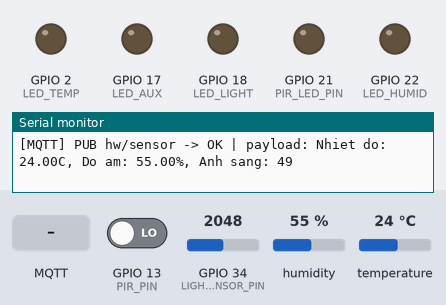
The program below on a simulated ESP32. On the bench: output pins drawn as LEDs (lit = HIGH), the last lines printed to the serial monitor. The inputs (shaded band) are chosen by the test bench; at power-on: GPIO 13 (PIR_PIN) LOW, GPIO 34 (LIGHT_SENSOR_PIN) = 2048, humidity 55 %, temperature 24 °C. WiFi joins after 1.5 s; servers stay silent unless stated; random numbers use the default seed unless the program sets one; no MQTT or app messages arrive unless stated.

Above: at 2.7 s.
2.8 s: MQTT message "ON" arrives on the first subscribed topic
At 3.8 s:
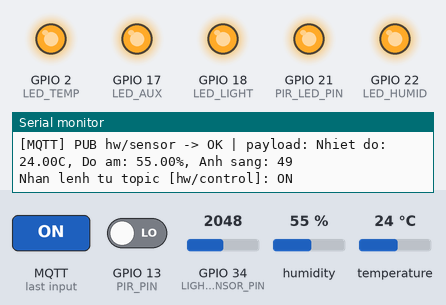
4.3 s: MQTT message "LED_TEMP:OFF" arrives on the first subscribed topic
At 5.1 s:
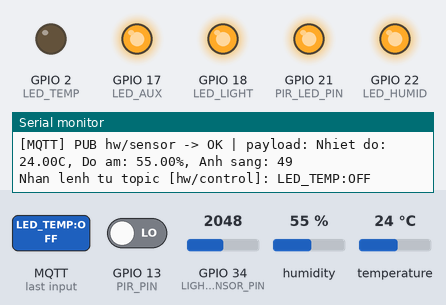
5.8 s: MQTT message "LED_HUMID:OFF" arrives on the first subscribed topic
At 6.2 s:
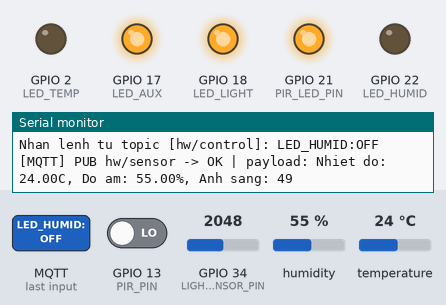
7.3 s: MQTT message "LED_TEMP:ON" arrives on the first subscribed topic
At 8.5 s:
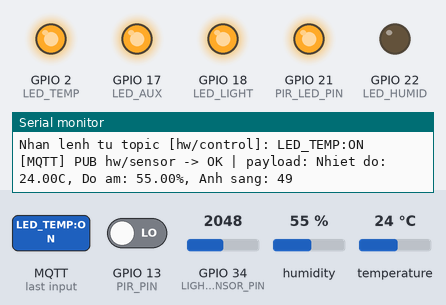
8.8 s: MQTT message "LED_LIGHT:OFF" arrives on the first subscribed topic
At 9.7 s:
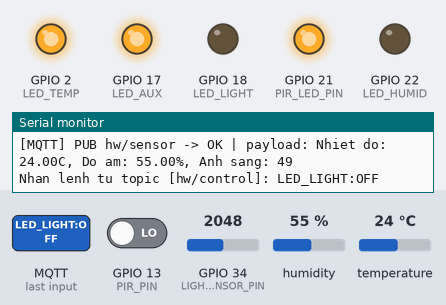
10.3 s: MQTT message "LED_HUMID:ON" arrives on the first subscribed topic
At 10.7 s:
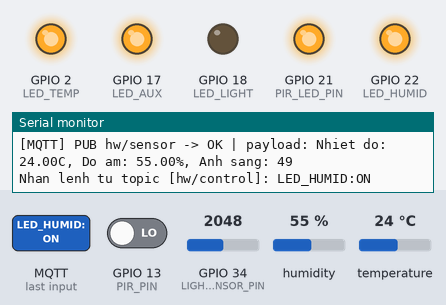
Timing chart, 0 to 12.8 s (numbered marks = the images above; inputs shaded):
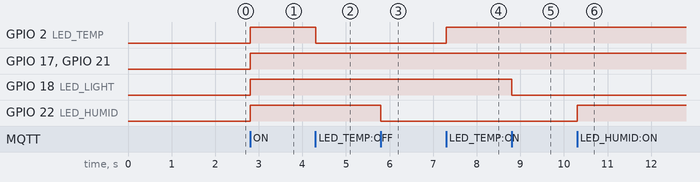

Measured:
- after the input at 2.8 s, GPIO 2 (LED_TEMP), GPIO 17 (LED_AUX), GPIO 18 (LED_LIGHT), GPIO 21 (PIR_LED_PIN), GPIO 22 (LED_HUMID): LOW → HIGH at once
- after the input at 4.3 s, GPIO 2 (LED_TEMP): HIGH → LOW at once
- after the input at 5.8 s, GPIO 22 (LED_HUMID): HIGH → LOW at once
- after the input at 7.3 s, GPIO 2 (LED_TEMP): LOW → HIGH at once
- after the input at 8.8 s, GPIO 18 (LED_LIGHT): HIGH → LOW at once
- after the input at 10.3 s, GPIO 22 (LED_HUMID): LOW → HIGH at once

The program:

main.cpp
```cpp
#include <Arduino.h>
#include "DHT.h"
#include <WiFi.h>
#include <PubSubClient.h>

// --- CẤU HÌNH WIFI & MQTT BROKER ---
const char* ssid = "Redmi K50G";
const char* password = "88888888";
const char* mqtt_server = "192.168.144.181";
const int mqtt_port = 8000;
const char* mqtt_user = "dinhvutrungduc";
const char* mqtt_pass = "123456";

// --- QUY HOẠCH TOPIC MQTT ---
const char* TOPIC_SENSOR = "hw/sensor";
const char* TOPIC_SENSOR_ERROR = "hw/sensor/error";
const char* TOPIC_CONTROL = "hw/control";
const char* TOPIC_FEEDBACK = "hw/feedback";

WiFiClient espClient;
PubSubClient client(espClient);

// Định nghĩa chân cảm biến & LED
#define DHTPIN 4
#define DHTTYPE DHT11
#define LIGHT_SENSOR_PIN 34
#define LED_TEMP 2
#define LED_HUMID 22
#define LED_LIGHT 18
#define LED_AUX 17
#define TEMP_THRESHOLD 30.0
#define HUMID_THRESHOLD 80.0
#define LIGHT_THRESHOLD_DARK 150
#define LIGHT_SAMPLES 10
#define PIR_PIN 13
#define PIR_LED_PIN 21
const int PIR_ACTIVE_LEVEL = HIGH;
const unsigned long PIR_DEBOUNCE_MS = 180;

unsigned long lastEnvRead = 0;
const unsigned long ENV_INTERVAL = 2000;
int lastMotionState = LOW;
int pirRawLast = LOW;
int pirStableState = LOW;
unsigned long pirLastEdgeAt = 0;

// Biến cờ riêng cho từng đèn: true = đang bị điều khiển thủ công qua MQTT
bool overrideTemp  = false;
bool overrideHumid = false;
bool overrideLight = false;
bool overridePir   = false;
bool overrideAux   = false;

DHT dht(DHTPIN, DHTTYPE);

int readLightAnalogAverage() {
  long sum = 0;
  for (int i = 0; i < LIGHT_SAMPLES; i++) {
    sum += analogRead(LIGHT_SENSOR_PIN);
    delay(5);
  }
  return (int)(sum / LIGHT_SAMPLES);
}

float adcToLux(int adcValue) {
  int invertedADC = 4095 - adcValue;
  float voltage = invertedADC * (3.3 / 4095.0);
  if (voltage <= 0.01) return 0;
  float resistance = (3.3 - voltage) * 10000 / voltage;
  float lux = 500 / (resistance / 1000);
  return lux;
}

void animWave() {
  int pins[] = {LED_TEMP, LED_LIGHT, PIR_LED_PIN, LED_HUMID, LED_AUX};
  for (int round = 0; round < 3; round++) {
    for (int i = 0; i < 5; i++) {       // Tiến
      digitalWrite(pins[i], HIGH);
      delay(120);
      digitalWrite(pins[i], LOW);
    }
    for (int i = 3; i >= 1; i--) {     // Lùi
      digitalWrite(pins[i], HIGH);
      delay(120);
      digitalWrite(pins[i], LOW);
    }
  }
}

void animPulse() {
  int pins[] = {LED_TEMP, LED_HUMID, LED_LIGHT, PIR_LED_PIN, LED_AUX};
  int delays[] = {350, 220, 110, 55, 55, 110, 220, 350};
  for (int d = 0; d < 8; d++) {
    for (int i = 0; i < 5; i++) digitalWrite(pins[i], HIGH);
    delay(delays[d]);
    for (int i = 0; i < 5; i++) digitalWrite(pins[i], LOW);
    delay(delays[d]);
  }
}

// Hàm khởi tạo WiFi
void setup_wifi() {
  delay(10);
  Serial.println();
  Serial.print("Dang ket noi den ");
  Serial.println(ssid);
  WiFi.begin(ssid, password);
  while (WiFi.status() != WL_CONNECTED) {
    delay(500);
    Serial.print(".");
  }
  Serial.println("\nWiFi da ket noi!");
  Serial.print("IP address: ");
  Serial.println(WiFi.localIP());
}

void ensure_wifi() {
  if (WiFi.status() == WL_CONNECTED) return;

  Serial.println("[WiFi] Mat ket noi, dang ket noi lai...");
  WiFi.disconnect();
  WiFi.begin(ssid, password);

  unsigned long start = millis();
  while (WiFi.status() != WL_CONNECTED && millis() - start < 15000) {
    delay(500);
    Serial.print(".");
  }
  Serial.println();

  if (WiFi.status() == WL_CONNECTED) {
    Serial.print("[WiFi] Da ket noi lai, IP: ");
    Serial.println(WiFi.localIP());
  } else {
    Serial.println("[WiFi] Ket noi lai that bai");
  }
}

bool publishWithLog(const char* topic, const char* payload) {
  bool ok = client.publish(topic, payload);
  Serial.print("[MQTT] PUB ");
  Serial.print(topic);
  Serial.print(" -> ");
  Serial.print(ok ? "OK" : "FAIL");
  Serial.print(" | payload: ");
  Serial.println(payload);
  if (!ok) {
    Serial.print("[MQTT] state=");
    Serial.println(client.state());
  }
  return ok;
}

int normalizePirState(int raw) {
  return raw == PIR_ACTIVE_LEVEL ? HIGH : LOW;
}

// Hàm nhận lệnh điều khiển từ MQTT (Callback)
void callback(char* topic, byte* payload, unsigned int length) {
  String message = "";
  for (int i = 0; i < length; i++) {
    message += (char)payload[i];
  }
  Serial.print("Nhan lenh tu topic [");
  Serial.print(topic);
  Serial.print("]: ");
  Serial.println(message);

  // Xử lý lệnh điều khiển đèn
  if (String(topic) == TOPIC_CONTROL) {

    // --- Bật/tắt TẤT CẢ ---
    if (message == "ON") {
      overrideTemp = overrideHumid = overrideLight = overridePir = overrideAux = true;
      digitalWrite(LED_TEMP,    HIGH);
      digitalWrite(LED_HUMID,   HIGH);
      digitalWrite(LED_LIGHT,   HIGH);
      digitalWrite(PIR_LED_PIN, HIGH);
      digitalWrite(LED_AUX, HIGH);
      client.publish(TOPIC_FEEDBACK, "HW-OK: Da BAT tat ca den");

    } else if (message == "OFF") {
      overrideTemp = overrideHumid = overrideLight = overridePir = overrideAux = false;
      digitalWrite(LED_TEMP,    LOW);
      digitalWrite(LED_HUMID,   LOW);
      digitalWrite(LED_LIGHT,   LOW);
      digitalWrite(PIR_LED_PIN, LOW);
      digitalWrite(LED_AUX, LOW);
      client.publish(TOPIC_FEEDBACK, "HW-OK: Da TAT het den, tro ve che do Tu Dong");

    // --- Điều khiển từng đèn ---
    } else if (message == "LED_TEMP:ON") {
      overrideTemp = true;
      digitalWrite(LED_TEMP, HIGH);
      client.publish(TOPIC_FEEDBACK, "HW-OK: BAT den nhiet do");

    } else if (message == "LED_TEMP:OFF") {
      overrideTemp = false;
      digitalWrite(LED_TEMP, LOW);
      client.publish(TOPIC_FEEDBACK, "HW-OK: TAT den nhiet do, tro ve Tu Dong");

    } else if (message == "LED_HUMID:ON") {
      overrideHumid = true;
      digitalWrite(LED_HUMID, HIGH);
      client.publish(TOPIC_FEEDBACK, "HW-OK: BAT den do am");

    } else if (message == "LED_HUMID:OFF") {
      overrideHumid = false;
      digitalWrite(LED_HUMID, LOW);
      client.publish(TOPIC_FEEDBACK, "HW-OK: TAT den do am, tro ve Tu Dong");

    } else if (message == "LED_LIGHT:ON") {
      overrideLight = true;
      digitalWrite(LED_LIGHT, HIGH);
      client.publish(TOPIC_FEEDBACK, "HW-OK: BAT den anh sang");

    } else if (message == "LED_LIGHT:OFF") {
      overrideLight = false;
      digitalWrite(LED_LIGHT, LOW);
      client.publish(TOPIC_FEEDBACK, "HW-OK: TAT den anh sang, tro ve Tu Dong");

    } else if (message == "PIR_LED:ON") {
      overridePir = true;
      digitalWrite(PIR_LED_PIN, HIGH);
      client.publish(TOPIC_FEEDBACK, "HW-OK: BAT den PIR");

    } else if (message == "PIR_LED:OFF") {
      overridePir = false;
      digitalWrite(PIR_LED_PIN, LOW);
      client.publish(TOPIC_FEEDBACK, "HW-OK: TAT den PIR, tro ve Tu Dong");

    } else if (message == "LED_AUX:ON") {
      overrideAux = true;
      digitalWrite(LED_AUX, HIGH);
      client.publish(TOPIC_FEEDBACK, "HW-OK: BAT den phu");

    } else if (message == "LED_AUX:OFF") {
      overrideAux = false;
      digitalWrite(LED_AUX, LOW);
      client.publish(TOPIC_FEEDBACK, "HW-OK: TAT den phu, tro ve Tu Dong");

    // --- Hiệu ứng animation ---
    } else if (message == "ANIM:WAVE") {
      client.publish(TOPIC_FEEDBACK, "HW-OK: Bat dau hieu ung Song chay");
      animWave();
      client.publish(TOPIC_FEEDBACK, "HW-OK: Ket thuc hieu ung Song chay");

    } else if (message == "ANIM:PULSE") {
      client.publish(TOPIC_FEEDBACK, "HW-OK: Bat dau hieu ung Nhip dap");
      animPulse();
      client.publish(TOPIC_FEEDBACK, "HW-OK: Ket thuc hieu ung Nhip dap");
    }
  }
}

// Hàm duy trì kết nối MQTT
void reconnect() {
  while (!client.connected()) {
    Serial.print("Dang ket noi MQTT...");
    Serial.print(" host=");
    Serial.print(mqtt_server);
    Serial.print(":");
    Serial.println(mqtt_port);
    String clientId = "ESP32Client-";
    clientId += String(random(0xffff), HEX);

    if (client.connect(clientId.c_str(), mqtt_user, mqtt_pass)) {
      Serial.println(" Thanh cong!");
      client.subscribe(TOPIC_CONTROL);
      publishWithLog(TOPIC_FEEDBACK, "HW-OK: ESP32 online");
    } else {
      Serial.print(" That bai, rc=");
      Serial.print(client.state());
      Serial.println(" Thu lai sau 5s");
      delay(5000);
    }
  }
}

void setup() {
  Serial.begin(115200);
  pinMode(LIGHT_SENSOR_PIN, INPUT);
  pinMode(LED_TEMP, OUTPUT);
  pinMode(LED_HUMID, OUTPUT);
  pinMode(LED_LIGHT, OUTPUT);
  pinMode(LED_AUX, OUTPUT);
  pinMode(PIR_PIN, INPUT);
  pinMode(PIR_LED_PIN, OUTPUT);
  digitalWrite(LED_AUX, LOW);
  digitalWrite(PIR_LED_PIN, LOW);

  dht.begin();

  setup_wifi();
  client.setServer(mqtt_server, mqtt_port);
  client.setCallback(callback);

  int pirBootRaw = digitalRead(PIR_PIN);
  pirRawLast = pirBootRaw;
  pirStableState = normalizePirState(pirBootRaw);
  lastMotionState = pirStableState;
  pirLastEdgeAt = millis();
  Serial.print("[PIR] boot raw=");
  Serial.print(pirBootRaw);
  Serial.print(" stable=");
  Serial.println(pirStableState);

  Serial.println("He thong san sang!");
}

void loop() {
  ensure_wifi();

  if (!client.connected()) {
    reconnect();
  }
  client.loop();

  // 1. PIR — chỉ báo MQTT, KHÔNG tự bật/tắt LED (mọi đèn do người dùng qua MQTT)
  int pirRaw = digitalRead(PIR_PIN);
  if (pirRaw != pirRawLast) {
    pirRawLast = pirRaw;
    pirLastEdgeAt = millis();
  }
  if (millis() - pirLastEdgeAt >= PIR_DEBOUNCE_MS) {
    int motionState = normalizePirState(pirRawLast);
    if (motionState != pirStableState) {
      pirStableState = motionState;
    }
  }

  if (pirStableState != lastMotionState) {
    lastMotionState = pirStableState;
    // Motion theo event: chỉ publish khi có cạnh đổi trạng thái.
    publishWithLog(
      TOPIC_SENSOR,
      pirStableState == HIGH ? "Phat hien chuyen dong" : "Ket thuc chuyen dong"
    );
  }

  // 2. Đọc cảm biến định kì
  unsigned long now = millis();
  if (now - lastEnvRead >= ENV_INTERVAL) {
    lastEnvRead = now;
    float t = dht.readTemperature();
    float h = dht.readHumidity();
    int lightValue = adcToLux(analogRead(LIGHT_SENSOR_PIN));

    if (!isnan(t) && !isnan(h)) {
      /* Tự động LED theo ngưỡng — TẮT: chỉ bật/tắt đèn qua MQTT (TOPIC_CONTROL)
      if (!overrideTemp)  digitalWrite(LED_TEMP,  (t          > TEMP_THRESHOLD)        ? HIGH : LOW);
      if (!overrideHumid) digitalWrite(LED_HUMID, (h          > HUMID_THRESHOLD)       ? HIGH : LOW);
      if (!overrideLight) digitalWrite(LED_LIGHT, (lightValue <= LIGHT_THRESHOLD_DARK) ? HIGH : LOW);
      */

      // Payload định kỳ chỉ gồm env; motion publish riêng theo event cạnh đổi.
      String payload = "Nhiet do: " + String(t) + "C, Do am: " + String(h) + "%, Anh sang: " + String(lightValue);
      if (!publishWithLog(TOPIC_SENSOR, payload.c_str())) {
        publishWithLog(TOPIC_SENSOR_ERROR, "Publish sensor payload failed");
      }
    }
  }
  delay(5);
}
```
